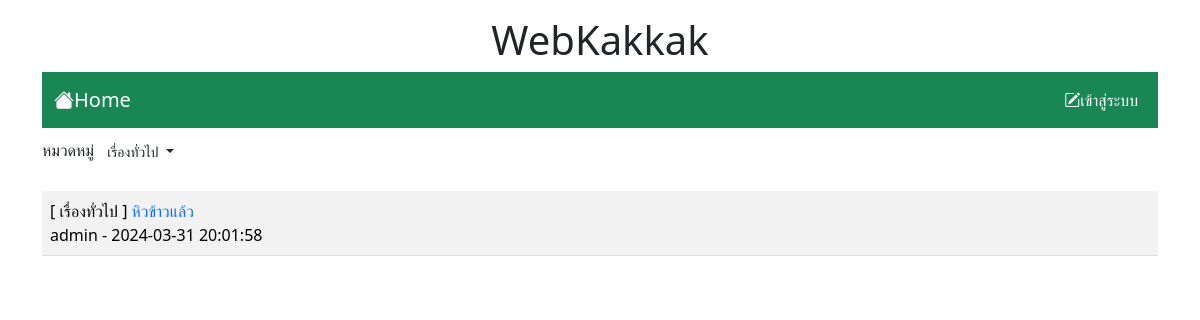
The page /index.php?id=3 on the database its author committed.
### tables this page shows
CREATE TABLE `category` (
  `id` int(11) NOT NULL,
  `name` varchar(32) NOT NULL
);

CREATE TABLE `post` (
  `id` int(11) NOT NULL,
  `title` varchar(128) NOT NULL,
  `content` varchar(2048) NOT NULL,
  `post_date` datetime NOT NULL,
  `cat_id` int(11) NOT NULL,
  `user_id` int(11) NOT NULL
);

CREATE TABLE `user` (
  `id` int(11) NOT NULL,
  `login` varchar(32) NOT NULL,
  `password` varchar(64) NOT NULL,
  `name` varchar(64) NOT NULL,
  `gender` char(1) NOT NULL,
  `email` varchar(32) NOT NULL,
  `role` char(1) NOT NULL
);

### index.php (the view, shortened to what this page needs)
<!DOCTYPE html>
<html lang="en">
<head>
    <link rel="stylesheet" href="https://cdn.jsdelivr.net/npm/bootstrap-icons@1.11.3/font/bootstrap-icons.min.css">
    <link rel="stylesheet" href="bootstrap-5.3.2-dist/css/bootstrap.min.css">
</head>
<body>
    <div class="container-lg">
        <h1 style="text-align: center;" class="mt-3"> WebKakkak</h1>
        <?php include('nav.php')?>
        <div class="my-2 d-flex justify-content-between">
            <div>
                <lable>หมวดหมู่</lable>
                <span class="dropdown">
                    <?php
                        $conn=new PDO("mysql:host=localhost;dbname=webboard;charset=utf8","root","");
                    ?>
                    <button class="btn btn-white-50 btn-sm dropdown-toggle" type="button" data-bs-toggle="dropdown"
                        aria-expanded="false">
                            <?php
                            if(isset($_GET['id'])){
                            $sql="SELECT name FROM category WHERE id=$_GET[id]";
                            foreach($conn->query($sql)as $row)
                            echo "$row[name]";
                            }else{
                                echo "--ทั้งหมด--";
                            }
                            ?>
                    </button>
                        <?php
                            $sql="SELECT * FROM category";
                        ?>
                </span>
            </div>
        </div>
        <table class="table table-striped mt-4 ">
            <?php
            $conn=new PDO("mysql:host=localhost;dbname=webboard;charset=utf8","root","");
            if(isset($_GET['id'])){
                $sql="SELECT t3.name,t1.title,t1.id,t2.login,t1.post_date,t2.id as 'user_id' FROM post as t1
                INNER JOIN user as t2 ON (t1.user_id=t2.id)
                INNER JOIN category as t3 ON (t1.cat_id=t3.id)
                WHERE t1.cat_id=$_GET[id]
                ORDER BY t1.post_date DESC" ;
            }else{
                $sql="SELECT t3.name,t1.title,t1.id,t2.login,t1.post_date,t2.id as 'user_id' FROM post as t1
                INNER JOIN user as t2 ON (t1.user_id=t2.id)
                INNER JOIN category as t3 ON (t1.cat_id=t3.id)
                ORDER BY t1.post_date DESC" ;
            }
            $result=$conn->query($sql);
            while($row=$result->fetch()){
                echo "<tr><td class='d-flex'>
                <div class='flex-grow-1'>[ $row[0] ]<a href=post.php?id=$row[2]
                style=text-decoration:none> $row[1]</a><br>$row[3] - $row[4]</div>";
            }
            ?>
        </table>
    </div>
</body>
</html>

### rows shown on the page
category: name "เรื่องทั่วไป"
post: category.name "เรื่องทั่วไป", title "หิวข้าวแล้ว", user.login "admin", post_date "2024-03-31 20:01:58"
